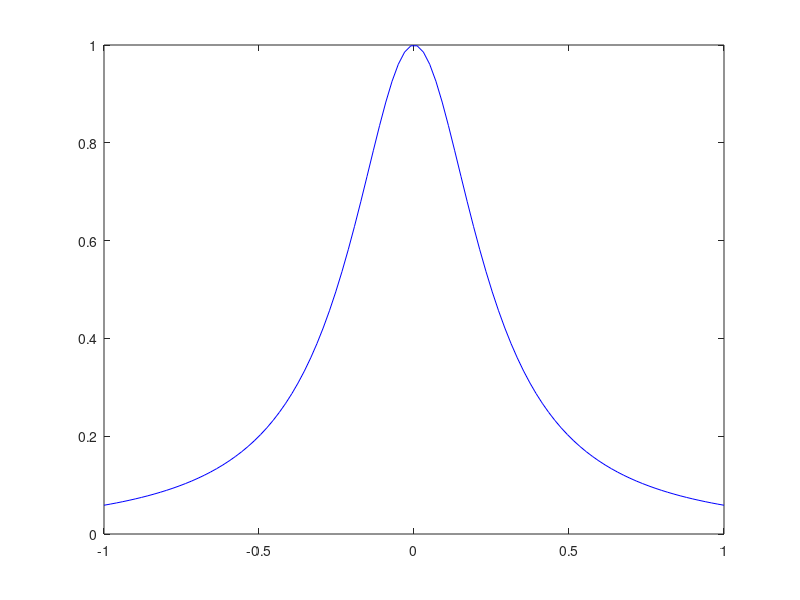

Reproduce this figure in MATLAB. (Note: this script raises an error after producing the figure.)
function test_chebyshev_interpolation()
  
  % close all;
  
  N = 9;  % Number of Chebyshev nodes.
  
  f = @(x) 1./(1 + 16*x.^2);
  x = linspace(-1, 1, 100);
  p1 = plot(x, f(x), 'b');
  hold on
  
  y = chebyshev_interpolation(f, x, N);
  
  xi = chebyshev_nodes(N);
  fi = f(xi);
  p2 = plot(xi, fi, 'bx');
  
  p3 = plot(x, y, 'g');
  legend([p1, p2, p3], 'Original function', 'Nodes', 'Interpolation')
  title(['Chebyshev interpolation of order ', num2str(N)])
  
end

